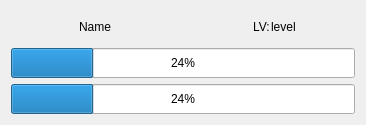
<?xml version="1.0" encoding="UTF-8"?>
<ui version="4.0">
 <class>Model</class>
 <widget class="QWidget" name="Model">
  <property name="geometry">
   <rect>
    <x>0</x>
    <y>0</y>
    <width>366</width>
    <height>125</height>
   </rect>
  </property>
  <property name="windowTitle">
   <string>Form</string>
  </property>
  <layout class="QVBoxLayout" name="verticalLayout">
   <item>
    <layout class="QHBoxLayout" name="horizontalLayout_2">
     <item alignment="Qt::AlignHCenter">
      <widget class="QLabel" name="labelName">
       <property name="text">
        <string>Name</string>
       </property>
      </widget>
     </item>
     <item>
      <layout class="QHBoxLayout" name="horizontalLayout">
       <property name="spacing">
        <number>1</number>
       </property>
       <item alignment="Qt::AlignRight">
        <widget class="QLabel" name="label_2">
         <property name="text">
          <string>LV:</string>
         </property>
        </widget>
       </item>
       <item>
        <widget class="QLabel" name="labelLevel">
         <property name="text">
          <string>level</string>
         </property>
        </widget>
       </item>
      </layout>
     </item>
    </layout>
   </item>
   <item>
    <widget class="QProgressBar" name="progressBarRed">
     <property name="minimumSize">
      <size>
       <width>0</width>
       <height>30</height>
      </size>
     </property>
     <property name="value">
      <number>24</number>
     </property>
    </widget>
   </item>
   <item>
    <widget class="QProgressBar" name="progressBarBlue">
     <property name="minimumSize">
      <size>
       <width>0</width>
       <height>30</height>
      </size>
     </property>
     <property name="value">
      <number>24</number>
     </property>
    </widget>
   </item>
  </layout>
 </widget>
 <resources/>
 <connections/>
</ui>
